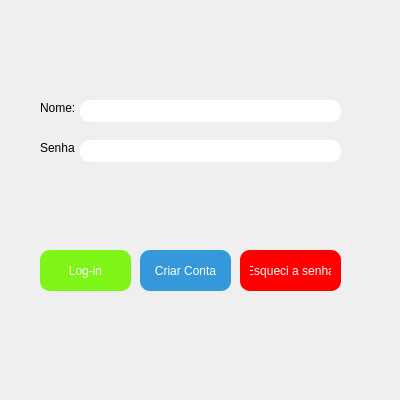
<?xml version="1.0" encoding="UTF-8"?>
<ui version="4.0">
 <class>MainWindow</class>
 <widget class="QMainWindow" name="MainWindow">
  <property name="geometry">
   <rect>
    <x>0</x>
    <y>0</y>
    <width>400</width>
    <height>400</height>
   </rect>
  </property>
  <property name="maximumSize">
   <size>
    <width>800</width>
    <height>800</height>
   </size>
  </property>
  <property name="windowTitle">
   <string>Log-in Biblioteca</string>
  </property>
  <property name="windowIcon">
   <iconset theme="system-search"/>
  </property>
  <widget class="QWidget" name="centralwidget">
   <widget class="QLabel" name="NomeLabel">
    <property name="geometry">
     <rect>
      <x>40</x>
      <y>100</y>
      <width>36</width>
      <height>16</height>
     </rect>
    </property>
    <property name="text">
     <string>Nome:</string>
    </property>
   </widget>
   <widget class="QLineEdit" name="NomeInput">
    <property name="geometry">
     <rect>
      <x>80</x>
      <y>100</y>
      <width>261</width>
      <height>22</height>
     </rect>
    </property>
    <property name="styleSheet">
     <string notr="true">QLineEdit{
border-radius: 10px
}</string>
    </property>
   </widget>
   <widget class="QLabel" name="SenhaLabel">
    <property name="geometry">
     <rect>
      <x>40</x>
      <y>140</y>
      <width>35</width>
      <height>16</height>
     </rect>
    </property>
    <property name="text">
     <string>Senha:</string>
    </property>
   </widget>
   <widget class="QLineEdit" name="SenhaInput">
    <property name="geometry">
     <rect>
      <x>80</x>
      <y>140</y>
      <width>261</width>
      <height>22</height>
     </rect>
    </property>
    <property name="styleSheet">
     <string notr="true">QLineEdit{
border-radius: 10px}</string>
    </property>
   </widget>
   <widget class="QPushButton" name="loginBtn">
    <property name="geometry">
     <rect>
      <x>40</x>
      <y>250</y>
      <width>91</width>
      <height>41</height>
     </rect>
    </property>
    <property name="styleSheet">
     <string notr="true">QPushButton {
                border-radius: 10px;
                padding: 10px;
                background-color: #7FF517;
                color: #ffffff;
            }

            QPushButton:hover {
                background-color: #71D716;
            }</string>
    </property>
    <property name="text">
     <string>Log-in</string>
    </property>
   </widget>
   <widget class="QPushButton" name="SenhaBtn">
    <property name="geometry">
     <rect>
      <x>240</x>
      <y>250</y>
      <width>101</width>
      <height>41</height>
     </rect>
    </property>
    <property name="styleSheet">
     <string notr="true">QPushButton {
                border-radius: 10px;
                padding: 10px;
                background-color: #FF0000;
                color: #ffffff;
            }

            QPushButton:hover {
                background-color: #ED0000;
            }</string>
    </property>
    <property name="text">
     <string>Esqueci a senha</string>
    </property>
   </widget>
   <widget class="QPushButton" name="CriarContaBtn">
    <property name="geometry">
     <rect>
      <x>140</x>
      <y>250</y>
      <width>91</width>
      <height>41</height>
     </rect>
    </property>
    <property name="styleSheet">
     <string notr="true">QPushButton {
                border-radius: 10px;
                padding: 10px;
                background-color: #3498db;
                color: #ffffff;
            }

            QPushButton:hover {
                background-color: #2980b9;
            }</string>
    </property>
    <property name="text">
     <string>Criar Conta</string>
    </property>
   </widget>
   <widget class="QLabel" name="InputErro">
    <property name="geometry">
     <rect>
      <x>90</x>
      <y>200</y>
      <width>191</width>
      <height>20</height>
     </rect>
    </property>
    <property name="text">
     <string/>
    </property>
    <property name="alignment">
     <set>Qt::AlignCenter</set>
    </property>
   </widget>
  </widget>
 </widget>
 <resources/>
 <connections/>
</ui>
